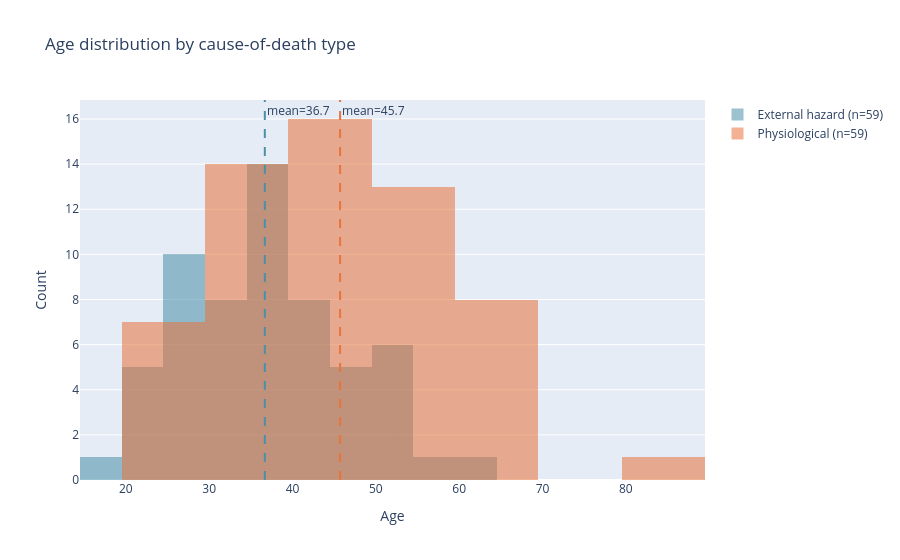

Notebook code cell kept with this figure:
### Markdown cell above
Hypothesis 3 — Younger climbers die more from external hazards, older climbers from physiological causes

### Code cell
import plotly.graph_objects as go

def classify_cause(cause):

    if pd.isna(cause):
        return "Unknown"
    text = cause.lower()

    external_keywords = [
        "avalanche", "fall", "crevasse", "serac", "ice axe", "rope accident",
        "snowboarding", "blizzard", "snow blindness", "drown"
    ]
    physiological_keywords = [
        "exhaustion", "exposure", "altitude sickness", "hape", "hace",
        "oedema", "edema", "frostbite", "hypothermia", "heart", "cardiac",
        "stroke", "starvation"
    ]

    has_external = any(kw in text for kw in external_keywords)
    has_physio = any(kw in text for kw in physiological_keywords)

    if has_external and has_physio:
        return "Mixed"
    elif has_external:
        return "External hazard"
    elif has_physio:
        return "Physiological"
    elif "disappear" in text or "unknown" in text or "presumed dead" in text:
        return "Unknown/Disappearance"
    else:
        return "Other"

data2["CauseType"] = data2["Cause of death"].apply(classify_cause)

print("Distribution of cause types:")
print(data2["CauseType"].value_counts())


subset = data2[data2["CauseType"].isin(["External hazard", "Physiological"])]

age_stats = subset.groupby("CauseType")["Age"].agg(["mean", "median", "std", "count"])
print("\nAge statistics by cause type (External hazard vs Physiological):")
print(age_stats.round(2))

#гистограмма возрастов
fig = go.Figure()
colors = {"External hazard": "#4C8FA8", "Physiological": "#E8743B"}
for cause_type, color in colors.items():
    ages = subset[subset["CauseType"] == cause_type]["Age"]
    fig.add_trace(go.Histogram(
        x=ages, name=f"{cause_type} (n={len(ages)})",
        marker_color=color, opacity=0.55, nbinsx=10
    ))
    fig.add_vline(x=ages.mean(), line_dash="dash", line_color=color,
                   annotation_text=f"mean={ages.mean():.1f}")

fig.update_layout(
    barmode="overlay",
    title="Age distribution by cause-of-death type",
    xaxis_title="Age", yaxis_title="Count"
)
fig.show()

# Разница средних
mean_diff = age_stats.loc["Physiological","mean"] - age_stats.loc["External hazard","mean"]
print(f"\nDifference in mean age (Physiological - External hazard): {mean_diff:+.2f} years")

### Figure 1 — Plotly figure (JSON) as saved in the notebook; plotly's stock layout.template omitted (floating-point values rounded to 4 significant figures)
{"data": [{"marker": {"color": "#4C8FA8"}, "name": "External hazard (n=59)", "nbinsx": 10, "opacity": 0.55, "x": [37.0, 27.0, 36.0, 31.0, 31.0, 28.0, 30.0, 20.0, 42.0, 38.0, 33.0, 27.0, 28.0, 23.0, 50.0, 35.0, 36.0, 40.0, 52.0, 44.0, 37.0, 35.0, 51.0, 50.0, 30.0, 41.0, 43.0, 37.0, 24.0, 44.0, 29.0, 35.0, 38.0, 23.0, 55.0, 39.0, 50.0, 44.0, 45.0, 22.0, 50.0, 46.0, 33.0, 28.0, 61.0, 19.0, 33.0, 41.0, 27.0, 49.0, 33.0, 48.0, 25.0, 27.0, 45.0, 37.0, 35.0, 39.0, 28.0], "type": "histogram"}, {"marker": {"color": "#E8743B"}, "name": "Physiological (n=59)", "nbinsx": 10, "opacity": 0.55, "x": [36.0, 48.0, 39.0, 28.0, 66.0, 40.0, 35.0, 46.0, 47.0, 47.0, 28.0, 38.0, 40.0, 38.0, 28.0, 36.0, 69.0, 27.0, 63.0, 43.0, 63.0, 34.0, 38.0, 44.0, 28.0, 55.0, 55.0, 82.0, 58.0, 42.0, 33.0, 33.0, 61.0, 55.0, 43.0, 43.0, 37.0, 33.0, 35.0, 44.0, 58.0, 50.0, 50.0, 48.0, 54.0, 41.0, 63.0, 36.0, 28.0, 55.0, 27.0, 65.0, 54.0, 52.0, 56.0, 44.0, 62.0, 55.0, 41.0], "type": "histogram"}], "layout": {"shapes": [{"line": {"color": "#4C8FA8", "dash": "dash"}, "type": "line", "x0": 36.68, "x1": 36.68, "xref": "x", "y0": 0, "y1": 1, "yref": "y domain"}, {"line": {"color": "#E8743B", "dash": "dash"}, "type": "line", "x0": 45.71, "x1": 45.71, "xref": "x", "y0": 0, "y1": 1, "yref": "y domain"}], "annotations": [{"showarrow": false, "text": "mean=36.7", "x": 36.68, "xanchor": "left", "xref": "x", "y": 1, "yanchor": "top", "yref": "y domain"}, {"showarrow": false, "text": "mean=45.7", "x": 45.71, "xanchor": "left", "xref": "x", "y": 1, "yanchor": "top", "yref": "y domain"}], "barmode": "overlay", "title": {"text": "Age distribution by cause-of-death type"}, "xaxis": {"title": {"text": "Age"}}, "yaxis": {"title": {"text": "Count"}}}}
